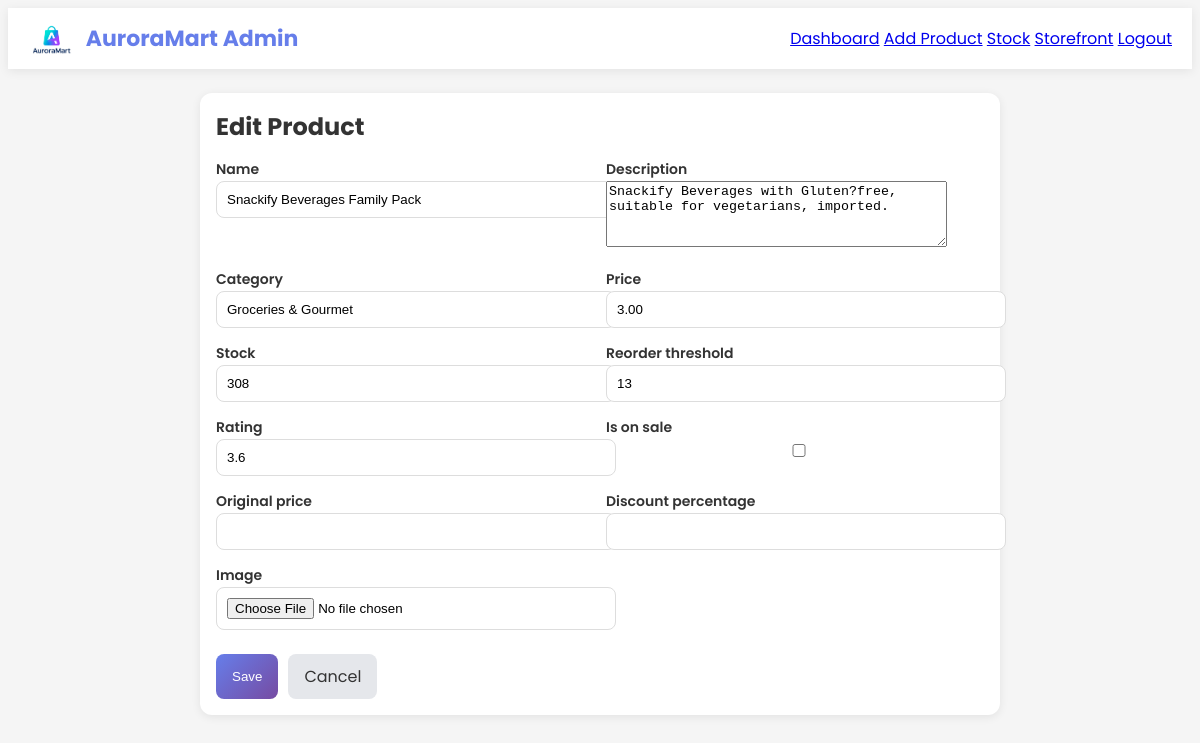
The app's page /adminpanel/edit/1/ (signed in) with its own data.
### storefront/models.py (models this page shows, shortened)
class Product(models.Model):
    name = models.CharField(max_length=255)
    description = models.TextField(blank=True, null=True)
    category = models.CharField(max_length=100)
    price = models.DecimalField(max_digits=10, decimal_places=2)
    stock = models.IntegerField(default=0)
    reorder_threshold = models.IntegerField(default=10)
    rating = models.DecimalField(max_digits=3, decimal_places=1, null=True, blank=True)
    image = models.ImageField(upload_to='products/', blank=True, null=True)
    created_at = models.DateTimeField(auto_now_add=True)
    updated_at = models.DateTimeField(auto_now=True)
    is_on_sale = models.BooleanField(default=False)
    original_price = models.DecimalField(max_digits=10, decimal_places=2, null=True, blank=True)
    discount_percentage = models.IntegerField(null=True, blank=True)
    class Meta:
        ordering = ['-created_at']

### adminpanel/views.py (the view)
# urls.py: path('edit/<int:product_id>/', views.edit_product, name='admin_edit_product'),
@login_required
@user_passes_test(staff_required)
def edit_product(request, product_id):
    product = get_object_or_404(Product, id=product_id)
    if request.method == 'POST':
        form = ProductForm(request.POST, request.FILES, instance=product)
        if form.is_valid():
            form.save()
            messages.success(request, 'Product updated successfully!')
            return redirect('adminpanel:admin_dashboard')
    else:
        form = ProductForm(instance=product)
    return render(request, 'adminpanel/edit_product.html', {'form': form, 'product': product})

### adminpanel/forms.py
class ProductForm(forms.ModelForm):
    class Meta:
        model = Product
        fields = [
            'name',
            'description',
            'category',
            'price',
            'stock',
            'reorder_threshold',
            'rating',
            'is_on_sale',
            'original_price',
            'discount_percentage',
            'image',
        ]
        widgets = {
            'description': forms.Textarea(attrs={'rows': 4}),
        }

### adminpanel/views.py (called while the page is built)
def staff_required(user):
    return user.is_authenticated and (user.is_staff or user.is_superuser)

### adminpanel/templates/adminpanel/edit_product.html (shortened to what this page needs)
<!DOCTYPE html>
<html lang="en">
<head>
    {% load static %}
</head>
<body>
    <header>
        <nav>
            <a href="{% url 'storefront:index' %}" class="logo">
                <img src="{% static 'img/auroramart_logo.png' %}" alt="AuroraMart" style="height:32px"> AuroraMart Admin
            </a>
            <div class="nav-links">
                <a href="{% url 'adminpanel:admin_dashboard' %}">Dashboard</a>
                <a href="{% url 'adminpanel:admin_add_product' %}">Add Product</a>
                <a href="{% url 'adminpanel:admin_stock' %}">Stock</a>
                <a href="{% url 'storefront:index' %}">Storefront</a>
                <a href="{% url 'accounts:logout' %}">Logout</a>
            </div>
        </nav>
    </header>
    <div class="container">
        <div class="card">
            <h2 style="margin:0 0 12px 0; color:#333">Edit Product</h2>
            <form method="post" enctype="multipart/form-data" class="grid">
                {% for field in form %}
                <div>
                    <label>{{ field.label }}</label>
                    {{ field }}
                </div>
                {% endfor %}
                <div style="grid-column: 1 / -1" class="actions">
                    <button type="submit" class="btn-primary">Save</button>
                    <a class="btn-primary" style="background:#e5e7eb; color:#333; text-decoration:none;" href="{% url 'adminpanel:admin_dashboard' %}">Cancel</a>
                </div>
            </form>
        </div>
    </div>
</body>
</html>

### adminpanel/templates/adminpanel/edit_product.html (style rules this page uses)
body { font-family: 'Poppins', sans-serif; background: #f5f5f5; }
header { background: white; box-shadow: 0 2px 10px rgba(0,0,0,0.08); }
nav { max-width: 1200px; margin: 0 auto; display: flex; align-items: center; justify-content: space-between; padding: 14px 20px; }
.logo { color: #667eea; font-weight: 700; font-size: 22px; text-decoration: none; display: flex; align-items: center; gap: 10px; }
.container { max-width: 800px; margin: 24px auto; padding: 0 20px; }
.card { background: white; border-radius: 12px; padding: 16px; box-shadow: 0 2px 10px rgba(0,0,0,0.08); }
.grid { display: grid; grid-template-columns: repeat(2, 1fr); gap: 12px; }
label { font-weight: 600; color: #333; font-size: 14px; }
input { width: 100%; padding: 10px; border: 1px solid #ddd; border-radius: 8px; }
.btn-primary { background: linear-gradient(135deg, #667eea 0%, #764ba2 100%); color: white; padding: 10px 16px; border-radius: 8px; border: none; cursor: pointer; }
.actions { display:flex; gap:10px; margin-top: 12px; }

### records on screen
Product: form "Snackify Beverages Family Pack" "Snackify Beverages with Gluten?free, suitable for vegetarians, imported." "Groceries & Gourmet" "3.00" "308" "13" "3.6"

### other values on screen
{{ field.label }} "Name" "Description" "Category" "Price" "Stock" "Reorder threshold" "Rating" "Is on sale" "Original price" "Discount percentage" "Image"
